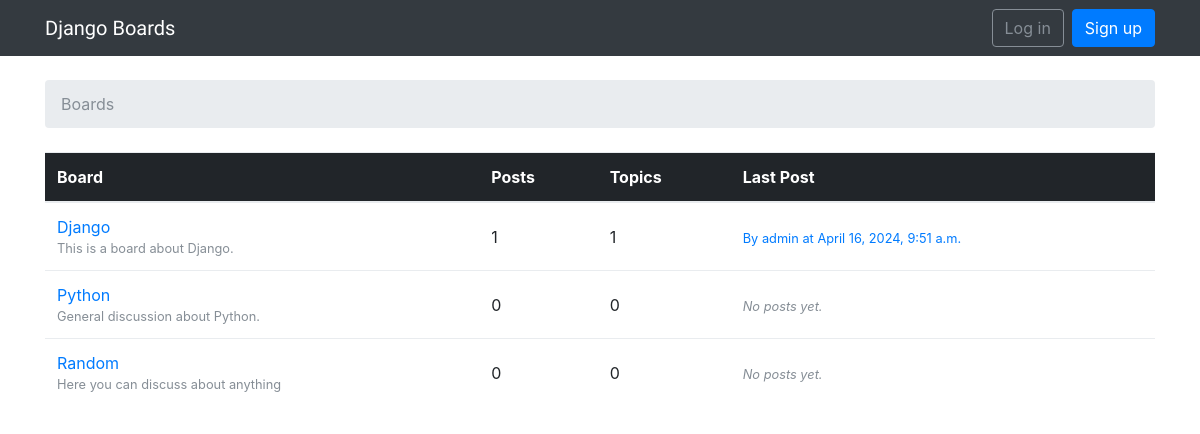
The app's page /, older data.
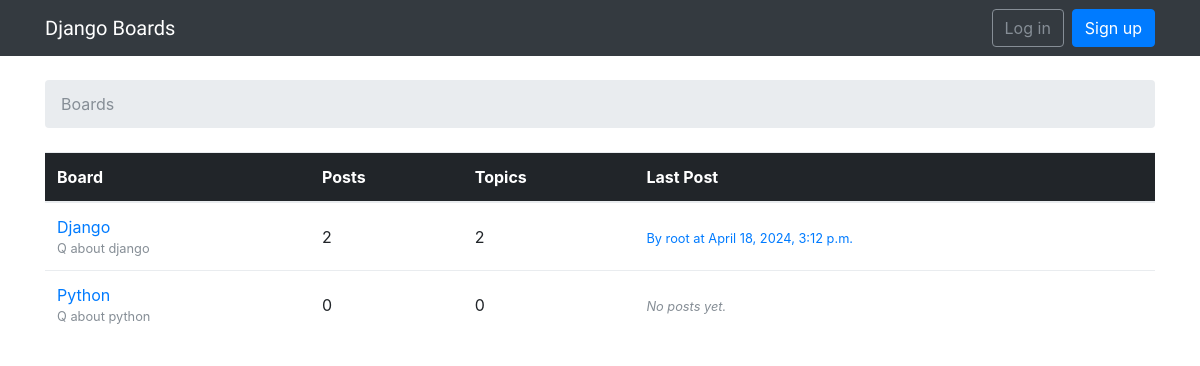
The same page, newer data.
### boards/models.py (models this page shows, shortened)
class Board(models.Model):
    name = models.CharField(max_length=30, unique=True)
    description = models.CharField(max_length=100)
    def get_posts_count(self):
        return self.topics.aggregate(models.Count('posts'))['posts__count']
    def get_last_post(self):
        latest_topic = self.topics.order_by('-last_updated').first()
        if latest_topic:
            latest_post = latest_topic.posts.order_by('-created_at').first()
            return latest_post
        else:
            return None

class Post(models.Model):
    message = models.TextField(max_length=4000)
    topic = models.ForeignKey(Topic, on_delete=models.CASCADE, related_name='posts')
    created_at = models.DateTimeField(auto_now_add=True)
    updated_at = models.DateTimeField(null=True)
    created_by = models.ForeignKey(get_user_model(), on_delete=models.CASCADE, related_name='posts')
    updated_by = models.ForeignKey(get_user_model(), null=True, on_delete=models.CASCADE, related_name='+')

### boards/views.py (the view)
# urls.py: path('', views.BoardListView.as_view(), name='home'),
class BoardListView(ListView):
    model = Board
    context_object_name = 'boards'
    template_name = 'home.html'

### boards/templates/home.html
{% extends 'base.html' %}
{% block breadcrumb %}
  <li class="breadcrumb-item active">Boards</li>
{% endblock %}
{% block content %}
  <table class="table">
    <thead class="thead-inverse">
      <tr>
        <th>Board</th>
        <th>Posts</th>
        <th>Topics</th>
        <th>Last Post</th>
      </tr>
    </thead>
    <tbody>
      {% for board in boards %}
        <tr>
          <td>
            <a href="{% url 'board_topics' board.pk %}">{{ board.name }}</a>
            <small class="text-muted d-block">{{ board.description }}</small>
          </td>
          <td class="align-middle">
            {{ board.get_posts_count }}
          </td>
          <td class="align-middle">
            {{ board.topics.count }}
          </td>
          <td class="align-middle">
            {% with post=board.get_last_post %}
              {% if post %}
                <small>
                  <a href="{% url 'topic_posts' board.pk post.topic.pk %}">
                    By {{ post.created_by.username }} at {{ post.created_at }}
                  </a>
                </small>
              {% else %}
                <small class="text-muted">
                  <em>No posts yet.</em>
                </small>
              {% endif %}
            {% endwith %}
          </td>
        </tr>
      {% endfor %}
    </tbody>
  </table>
{% endblock %}

### boards/templates/base.html (shortened to what this page needs)
{% load static %}<!DOCTYPE html>
<html>
  <head>
    <link rel="stylesheet" href="{% static 'css/bootstrap.min.css' %}">
    <link rel="stylesheet" href="{% static 'css/app.css' %}">
  </head>
  <body>
    {% block body %}
      <nav class="navbar navbar-expand-sm navbar-dark bg-dark">
        <div class="container">
          <a class="navbar-brand" href="{% url 'home' %}">Django Boards</a>
          <div class="collapse navbar-collapse" id="mainMenu">
            {% if user.is_authenticated %}
              <ul class="navbar-nav ml-auto">
                <li class="nav-item dropdown">
                  <a class="nav-link dropdown-toggle" href="#" id="userMenu" data-toggle="dropdown" aria-haspopup="true" aria-expanded="false">
                    {{ user.username }}
                  </a>
                  <div class="dropdown-menu dropdown-menu-right" aria-labelledby="userMenu">
                    <a class="dropdown-item" href="{% url 'my_account' %}">My account</a>
                    <a class="dropdown-item" href="{% url 'password_change' %}">Change password</a>
                    <div class="dropdown-divider"></div>
                    <form method="post" action="{% url 'logout' %}">
                      {% csrf_token %}
                      <button type="submit" class="dropdown-item">Log out</button>
                    </form>
                  </div>
                </li>
              </ul>
            {% else %}
              <form class="form-inline ml-auto">
                <a href="{% url 'login' %}" class="btn btn-outline-secondary">Log in</a>
                <a href="{% url 'signup' %}" class="btn btn-primary ml-2">Sign up</a>
              </form>
            {% endif %}
          </div>
        </div>
      </nav>
      <div class="container">
        <ol class="breadcrumb my-4">
          {% block breadcrumb %}
          {% endblock %}
        </ol>
        {% block content %}
        {% endblock %}
      </div>
    {% endblock body %}
  </body>
</html>

### boards/static/css/app.css (style rules this page uses)
.navbar-brand { font-family: 'Peralta', cursive; }

Row changes from the older to the newer data that the page shows:
removed Board: name "Random", description "Here you can discuss about anything", get_posts_count "0", topics.count "0", shows "No posts yet."
changed Board "Django": description "This is a board about Django." → "Q about django"; get_posts_count "1" → "2"; topics.count "1" → "2"; get_last_post.created_by.username "admin" → "root"; get_last_post.created_at "April 16, 2024, 9:51 a.m." → "April 18, 2024, 3:12 p.m."
changed Board "Python": description "General discussion about Python." → "Q about python"
